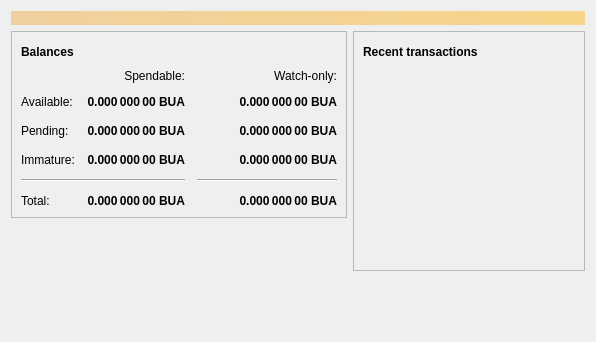
<?xml version="1.0" encoding="UTF-8"?>
<ui version="4.0">
 <class>OverviewPage</class>
 <widget class="QWidget" name="OverviewPage">
  <property name="geometry">
   <rect>
    <x>0</x>
    <y>0</y>
    <width>596</width>
    <height>342</height>
   </rect>
  </property>
  <property name="windowTitle">
   <string>Form</string>
  </property>
  <layout class="QVBoxLayout" name="topLayout">
   <item>
    <widget class="QLabel" name="labelAlerts">
     <property name="visible">
      <bool>false</bool>
     </property>
     <property name="styleSheet">
      <string notr="true">QLabel { background-color: qlineargradient(x1: 0, y1: 0, x2: 1, y2: 0, stop:0 #F0D0A0, stop:1 #F8D488); color:#000000; }</string>
     </property>
     <property name="wordWrap">
      <bool>true</bool>
     </property>
     <property name="margin">
      <number>3</number>
     </property>
     <property name="textInteractionFlags">
      <set>Qt::TextSelectableByMouse</set>
     </property>
    </widget>
   </item>
   <item>
    <layout class="QHBoxLayout" name="horizontalLayout" stretch="1,1">
     <item>
      <layout class="QVBoxLayout" name="verticalLayout_2">
       <item>
        <widget class="QFrame" name="frame">
         <property name="frameShape">
          <enum>QFrame::StyledPanel</enum>
         </property>
         <property name="frameShadow">
          <enum>QFrame::Raised</enum>
         </property>
         <layout class="QVBoxLayout" name="verticalLayout_4">
          <item>
           <layout class="QHBoxLayout" name="horizontalLayout_4">
            <item>
             <widget class="QLabel" name="label_5">
              <property name="font">
               <font>
                <weight>75</weight>
                <bold>true</bold>
               </font>
              </property>
              <property name="text">
               <string>Balances</string>
              </property>
             </widget>
            </item>
            <item>
             <widget class="QPushButton" name="labelWalletStatus">
              <property name="enabled">
               <bool>true</bool>
              </property>
              <property name="maximumSize">
               <size>
                <width>30</width>
                <height>16777215</height>
               </size>
              </property>
              <property name="toolTip">
               <string>The displayed information may be out of date. Your wallet automatically synchronizes with the NWACoin network after a connection is established, but this process has not completed yet.</string>
              </property>
              <property name="text">
               <string/>
              </property>
              <property name="icon">
               <iconset resource="../bitcoin.qrc">
                <normaloff>:/icons/warning</normaloff>
                <disabledoff>:/icons/warning</disabledoff>:/icons/warning</iconset>
              </property>
              <property name="iconSize">
               <size>
                <width>24</width>
                <height>24</height>
               </size>
              </property>
              <property name="flat">
               <bool>true</bool>
              </property>
             </widget>
            </item>
            <item>
             <spacer name="horizontalSpacer_3">
              <property name="orientation">
               <enum>Qt::Horizontal</enum>
              </property>
              <property name="sizeHint" stdset="0">
               <size>
                <width>40</width>
                <height>20</height>
               </size>
              </property>
             </spacer>
            </item>
           </layout>
          </item>
          <item>
           <layout class="QGridLayout" name="gridLayout">
            <property name="spacing">
             <number>12</number>
            </property>
            <item row="2" column="2">
             <widget class="QLabel" name="labelWatchPending">
              <property name="font">
               <font>
                <weight>75</weight>
                <bold>true</bold>
               </font>
              </property>
              <property name="cursor">
               <cursorShape>IBeamCursor</cursorShape>
              </property>
              <property name="toolTip">
               <string>Unconfirmed transactions to watch-only addresses</string>
              </property>
              <property name="text">
               <string notr="true">0.000 000 00 BUA</string>
              </property>
              <property name="alignment">
               <set>Qt::AlignRight|Qt::AlignTrailing|Qt::AlignVCenter</set>
              </property>
              <property name="textInteractionFlags">
               <set>Qt::LinksAccessibleByMouse|Qt::TextSelectableByKeyboard|Qt::TextSelectableByMouse</set>
              </property>
             </widget>
            </item>
            <item row="2" column="1">
             <widget class="QLabel" name="labelUnconfirmed">
              <property name="font">
               <font>
                <weight>75</weight>
                <bold>true</bold>
               </font>
              </property>
              <property name="cursor">
               <cursorShape>IBeamCursor</cursorShape>
              </property>
              <property name="toolTip">
               <string>Total of transactions that have yet to be confirmed, and do not yet count toward the spendable balance</string>
              </property>
              <property name="text">
               <string notr="true">0.000 000 00 BUA</string>
              </property>
              <property name="alignment">
               <set>Qt::AlignRight|Qt::AlignTrailing|Qt::AlignVCenter</set>
              </property>
              <property name="textInteractionFlags">
               <set>Qt::LinksAccessibleByMouse|Qt::TextSelectableByKeyboard|Qt::TextSelectableByMouse</set>
              </property>
             </widget>
            </item>
            <item row="3" column="2">
             <widget class="QLabel" name="labelWatchImmature">
              <property name="font">
               <font>
                <weight>75</weight>
                <bold>true</bold>
               </font>
              </property>
              <property name="cursor">
               <cursorShape>IBeamCursor</cursorShape>
              </property>
              <property name="toolTip">
               <string>Mined balance in watch-only addresses that has not yet matured</string>
              </property>
              <property name="text">
               <string notr="true">0.000 000 00 BUA</string>
              </property>
              <property name="alignment">
               <set>Qt::AlignRight|Qt::AlignTrailing|Qt::AlignVCenter</set>
              </property>
              <property name="textInteractionFlags">
               <set>Qt::LinksAccessibleByMouse|Qt::TextSelectableByKeyboard|Qt::TextSelectableByMouse</set>
              </property>
             </widget>
            </item>
            <item row="4" column="0" colspan="2">
             <widget class="Line" name="line">
              <property name="orientation">
               <enum>Qt::Horizontal</enum>
              </property>
             </widget>
            </item>
            <item row="4" column="2">
             <widget class="Line" name="lineWatchBalance">
              <property name="sizePolicy">
               <sizepolicy hsizetype="Preferred" vsizetype="Fixed">
                <horstretch>0</horstretch>
                <verstretch>0</verstretch>
               </sizepolicy>
              </property>
              <property name="minimumSize">
               <size>
                <width>140</width>
                <height>0</height>
               </size>
              </property>
              <property name="orientation">
               <enum>Qt::Horizontal</enum>
              </property>
             </widget>
            </item>
            <item row="5" column="0">
             <widget class="QLabel" name="labelTotalText">
              <property name="text">
               <string>Total:</string>
              </property>
             </widget>
            </item>
            <item row="3" column="1">
             <widget class="QLabel" name="labelImmature">
              <property name="font">
               <font>
                <weight>75</weight>
                <bold>true</bold>
               </font>
              </property>
              <property name="cursor">
               <cursorShape>IBeamCursor</cursorShape>
              </property>
              <property name="toolTip">
               <string>Mined balance that has not yet matured</string>
              </property>
              <property name="text">
               <string notr="true">0.000 000 00 BUA</string>
              </property>
              <property name="alignment">
               <set>Qt::AlignRight|Qt::AlignTrailing|Qt::AlignVCenter</set>
              </property>
              <property name="textInteractionFlags">
               <set>Qt::LinksAccessibleByMouse|Qt::TextSelectableByKeyboard|Qt::TextSelectableByMouse</set>
              </property>
             </widget>
            </item>
            <item row="2" column="3">
             <spacer name="horizontalSpacer_2">
              <property name="orientation">
               <enum>Qt::Horizontal</enum>
              </property>
              <property name="sizeHint" stdset="0">
               <size>
                <width>40</width>
                <height>20</height>
               </size>
              </property>
             </spacer>
            </item>
            <item row="3" column="0">
             <widget class="QLabel" name="labelImmatureText">
              <property name="text">
               <string>Immature:</string>
              </property>
             </widget>
            </item>
            <item row="5" column="1">
             <widget class="QLabel" name="labelTotal">
              <property name="font">
               <font>
                <weight>75</weight>
                <bold>true</bold>
               </font>
              </property>
              <property name="cursor">
               <cursorShape>IBeamCursor</cursorShape>
              </property>
              <property name="toolTip">
               <string>Your current total balance</string>
              </property>
              <property name="text">
               <string notr="true">0.000 000 00 BUA</string>
              </property>
              <property name="alignment">
               <set>Qt::AlignRight|Qt::AlignTrailing|Qt::AlignVCenter</set>
              </property>
              <property name="textInteractionFlags">
               <set>Qt::LinksAccessibleByMouse|Qt::TextSelectableByKeyboard|Qt::TextSelectableByMouse</set>
              </property>
             </widget>
            </item>
            <item row="5" column="2">
             <widget class="QLabel" name="labelWatchTotal">
              <property name="font">
               <font>
                <weight>75</weight>
                <bold>true</bold>
               </font>
              </property>
              <property name="cursor">
               <cursorShape>IBeamCursor</cursorShape>
              </property>
              <property name="toolTip">
               <string>Current total balance in watch-only addresses</string>
              </property>
              <property name="text">
               <string notr="true">0.000 000 00 BUA</string>
              </property>
              <property name="alignment">
               <set>Qt::AlignRight|Qt::AlignTrailing|Qt::AlignVCenter</set>
              </property>
              <property name="textInteractionFlags">
               <set>Qt::LinksAccessibleByMouse|Qt::TextSelectableByKeyboard|Qt::TextSelectableByMouse</set>
              </property>
             </widget>
            </item>
            <item row="0" column="2">
             <widget class="QLabel" name="labelWatchonly">
              <property name="text">
               <string>Watch-only:</string>
              </property>
              <property name="alignment">
               <set>Qt::AlignRight|Qt::AlignTrailing|Qt::AlignVCenter</set>
              </property>
             </widget>
            </item>
            <item row="1" column="0">
             <widget class="QLabel" name="labelBalanceText">
              <property name="text">
               <string>Available:</string>
              </property>
             </widget>
            </item>
            <item row="1" column="1">
             <widget class="QLabel" name="labelBalance">
              <property name="font">
               <font>
                <weight>75</weight>
                <bold>true</bold>
               </font>
              </property>
              <property name="cursor">
               <cursorShape>IBeamCursor</cursorShape>
              </property>
              <property name="toolTip">
               <string>Your current spendable balance</string>
              </property>
              <property name="text">
               <string notr="true">0.000 000 00 BUA</string>
              </property>
              <property name="alignment">
               <set>Qt::AlignRight|Qt::AlignTrailing|Qt::AlignVCenter</set>
              </property>
              <property name="textInteractionFlags">
               <set>Qt::LinksAccessibleByMouse|Qt::TextSelectableByKeyboard|Qt::TextSelectableByMouse</set>
              </property>
             </widget>
            </item>
            <item row="1" column="2">
             <widget class="QLabel" name="labelWatchAvailable">
              <property name="font">
               <font>
                <weight>75</weight>
                <bold>true</bold>
               </font>
              </property>
              <property name="cursor">
               <cursorShape>IBeamCursor</cursorShape>
              </property>
              <property name="toolTip">
               <string>Your current balance in watch-only addresses</string>
              </property>
              <property name="text">
               <string notr="true">0.000 000 00 BUA</string>
              </property>
              <property name="alignment">
               <set>Qt::AlignRight|Qt::AlignTrailing|Qt::AlignVCenter</set>
              </property>
              <property name="textInteractionFlags">
               <set>Qt::LinksAccessibleByMouse|Qt::TextSelectableByKeyboard|Qt::TextSelectableByMouse</set>
              </property>
             </widget>
            </item>
            <item row="2" column="0">
             <widget class="QLabel" name="labelPendingText">
              <property name="text">
               <string>Pending:</string>
              </property>
             </widget>
            </item>
            <item row="0" column="1">
             <widget class="QLabel" name="labelSpendable">
              <property name="text">
               <string>Spendable:</string>
              </property>
              <property name="alignment">
               <set>Qt::AlignRight|Qt::AlignTrailing|Qt::AlignVCenter</set>
              </property>
             </widget>
            </item>
           </layout>
          </item>
         </layout>
        </widget>
       </item>
       <item>
        <spacer name="verticalSpacer">
         <property name="orientation">
          <enum>Qt::Vertical</enum>
         </property>
         <property name="sizeHint" stdset="0">
          <size>
           <width>20</width>
           <height>40</height>
          </size>
         </property>
        </spacer>
       </item>
      </layout>
     </item>
     <item>
      <layout class="QVBoxLayout" name="verticalLayout_3">
       <item>
        <widget class="QFrame" name="frame_2">
         <property name="frameShape">
          <enum>QFrame::StyledPanel</enum>
         </property>
         <property name="frameShadow">
          <enum>QFrame::Raised</enum>
         </property>
         <layout class="QVBoxLayout" name="verticalLayout">
          <item>
           <layout class="QHBoxLayout" name="horizontalLayout_2">
            <item>
             <widget class="QLabel" name="label_4">
              <property name="font">
               <font>
                <weight>75</weight>
                <bold>true</bold>
               </font>
              </property>
              <property name="text">
               <string>Recent transactions</string>
              </property>
             </widget>
            </item>
            <item>
             <widget class="QPushButton" name="labelTransactionsStatus">
              <property name="enabled">
               <bool>true</bool>
              </property>
              <property name="maximumSize">
               <size>
                <width>30</width>
                <height>16777215</height>
               </size>
              </property>
              <property name="toolTip">
               <string>The displayed information may be out of date. Your wallet automatically synchronizes with the NWACoin network after a connection is established, but this process has not completed yet.</string>
              </property>
              <property name="text">
               <string/>
              </property>
              <property name="icon">
               <iconset resource="../bitcoin.qrc">
                <normaloff>:/icons/warning</normaloff>
                <disabledoff>:/icons/warning</disabledoff>:/icons/warning</iconset>
              </property>
              <property name="iconSize">
               <size>
                <width>24</width>
                <height>24</height>
               </size>
              </property>
              <property name="flat">
               <bool>true</bool>
              </property>
             </widget>
            </item>
            <item>
             <spacer name="horizontalSpacer">
              <property name="orientation">
               <enum>Qt::Horizontal</enum>
              </property>
              <property name="sizeHint" stdset="0">
               <size>
                <width>40</width>
                <height>20</height>
               </size>
              </property>
             </spacer>
            </item>
           </layout>
          </item>
          <item>
           <widget class="QListView" name="listTransactions">
            <property name="styleSheet">
             <string notr="true">QListView { background: transparent; }</string>
            </property>
            <property name="frameShape">
             <enum>QFrame::NoFrame</enum>
            </property>
            <property name="verticalScrollBarPolicy">
             <enum>Qt::ScrollBarAlwaysOff</enum>
            </property>
            <property name="horizontalScrollBarPolicy">
             <enum>Qt::ScrollBarAlwaysOff</enum>
            </property>
            <property name="selectionMode">
             <enum>QAbstractItemView::NoSelection</enum>
            </property>
           </widget>
          </item>
         </layout>
        </widget>
       </item>
       <item>
        <spacer name="verticalSpacer_2">
         <property name="orientation">
          <enum>Qt::Vertical</enum>
         </property>
         <property name="sizeHint" stdset="0">
          <size>
           <width>20</width>
           <height>40</height>
          </size>
         </property>
        </spacer>
       </item>
      </layout>
     </item>
    </layout>
   </item>
  </layout>
 </widget>
 <resources/>
 <connections/>
</ui>
